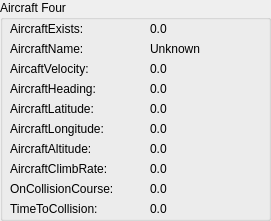
     <widget class="QGroupBox" name="groupBox_75">
      <property name="geometry">
       <rect>
        <x>280</x>
        <y>220</y>
        <width>271</width>
        <height>221</height>
       </rect>
      </property>
      <property name="title">
       <string>Aircraft Four</string>
      </property>
      <widget class="QLabel" name="label_579">
       <property name="geometry">
        <rect>
         <x>10</x>
         <y>40</y>
         <width>111</width>
         <height>17</height>
        </rect>
       </property>
       <property name="text">
        <string>AircraftName:</string>
       </property>
      </widget>
      <widget class="QLabel" name="label_580">
       <property name="geometry">
        <rect>
         <x>10</x>
         <y>60</y>
         <width>111</width>
         <height>17</height>
        </rect>
       </property>
       <property name="text">
        <string>AircaftVelocity:</string>
       </property>
      </widget>
      <widget class="QLabel" name="label_581">
       <property name="geometry">
        <rect>
         <x>10</x>
         <y>80</y>
         <width>111</width>
         <height>17</height>
        </rect>
       </property>
       <property name="text">
        <string>AircraftHeading:</string>
       </property>
      </widget>
      <widget class="QLabel" name="label_582">
       <property name="geometry">
        <rect>
         <x>10</x>
         <y>100</y>
         <width>111</width>
         <height>17</height>
        </rect>
       </property>
       <property name="text">
        <string>AircraftLatitude:</string>
       </property>
      </widget>
      <widget class="QLabel" name="label_583">
       <property name="geometry">
        <rect>
         <x>10</x>
         <y>120</y>
         <width>121</width>
         <height>17</height>
        </rect>
       </property>
       <property name="text">
        <string>AircraftLongitude:</string>
       </property>
      </widget>
      <widget class="QLabel" name="label_584">
       <property name="geometry">
        <rect>
         <x>10</x>
         <y>140</y>
         <width>121</width>
         <height>17</height>
        </rect>
       </property>
       <property name="text">
        <string>AircraftAltitude:</string>
       </property>
      </widget>
      <widget class="QLabel" name="label_585">
       <property name="geometry">
        <rect>
         <x>10</x>
         <y>20</y>
         <width>111</width>
         <height>17</height>
        </rect>
       </property>
       <property name="text">
        <string>AircraftExists:</string>
       </property>
      </widget>
      <widget class="QLabel" name="Aircraft4Longitude">
       <property name="geometry">
        <rect>
         <x>150</x>
         <y>120</y>
         <width>121</width>
         <height>17</height>
        </rect>
       </property>
       <property name="text">
        <string>0.0</string>
       </property>
      </widget>
      <widget class="QLabel" name="Aircraft4Altitude">
       <property name="geometry">
        <rect>
         <x>150</x>
         <y>140</y>
         <width>121</width>
         <height>17</height>
        </rect>
       </property>
       <property name="text">
        <string>0.0</string>
       </property>
      </widget>
      <widget class="QLabel" name="Aircraft4Latitude">
       <property name="geometry">
        <rect>
         <x>150</x>
         <y>100</y>
         <width>121</width>
         <height>17</height>
        </rect>
       </property>
       <property name="text">
        <string>0.0</string>
       </property>
      </widget>
      <widget class="QLabel" name="Aircraft4Heading">
       <property name="geometry">
        <rect>
         <x>150</x>
         <y>80</y>
         <width>121</width>
         <height>17</height>
        </rect>
       </property>
       <property name="text">
        <string>0.0</string>
       </property>
      </widget>
      <widget class="QLabel" name="Aircraft4Velocity">
       <property name="geometry">
        <rect>
         <x>150</x>
         <y>60</y>
         <width>121</width>
         <height>17</height>
        </rect>
       </property>
       <property name="text">
        <string>0.0</string>
       </property>
      </widget>
      <widget class="QLabel" name="Aircraft4Name">
       <property name="geometry">
        <rect>
         <x>150</x>
         <y>40</y>
         <width>121</width>
         <height>17</height>
        </rect>
       </property>
       <property name="text">
        <string>Unknown</string>
       </property>
      </widget>
      <widget class="QLabel" name="Aircraft4Exists">
       <property name="geometry">
        <rect>
         <x>150</x>
         <y>20</y>
         <width>121</width>
         <height>17</height>
        </rect>
       </property>
       <property name="text">
        <string>0.0</string>
       </property>
      </widget>
      <widget class="QLabel" name="label_586">
       <property name="geometry">
        <rect>
         <x>10</x>
         <y>180</y>
         <width>131</width>
         <height>17</height>
        </rect>
       </property>
       <property name="text">
        <string>OnCollisionCourse:</string>
       </property>
      </widget>
      <widget class="QLabel" name="Aircraft4TimeToCollision">
       <property name="geometry">
        <rect>
         <x>150</x>
         <y>200</y>
         <width>121</width>
         <height>17</height>
        </rect>
       </property>
       <property name="text">
        <string>0.0</string>
       </property>
      </widget>
      <widget class="QLabel" name="Aircraft4OnCollisionCourse">
       <property name="geometry">
        <rect>
         <x>150</x>
         <y>180</y>
         <width>121</width>
         <height>17</height>
        </rect>
       </property>
       <property name="text">
        <string>0.0</string>
       </property>
      </widget>
      <widget class="QLabel" name="Aircraft4ClimbRate">
       <property name="geometry">
        <rect>
         <x>150</x>
         <y>160</y>
         <width>121</width>
         <height>17</height>
        </rect>
       </property>
       <property name="text">
        <string>0.0</string>
       </property>
      </widget>
      <widget class="QLabel" name="label_587">
       <property name="geometry">
        <rect>
         <x>10</x>
         <y>160</y>
         <width>131</width>
         <height>17</height>
        </rect>
       </property>
       <property name="text">
        <string>AircraftClimbRate:</string>
       </property>
      </widget>
      <widget class="QLabel" name="label_588">
       <property name="geometry">
        <rect>
         <x>10</x>
         <y>200</y>
         <width>121</width>
         <height>17</height>
        </rect>
       </property>
       <property name="text">
        <string>TimeToCollision:</string>
       </property>
      </widget>
     </widget>
